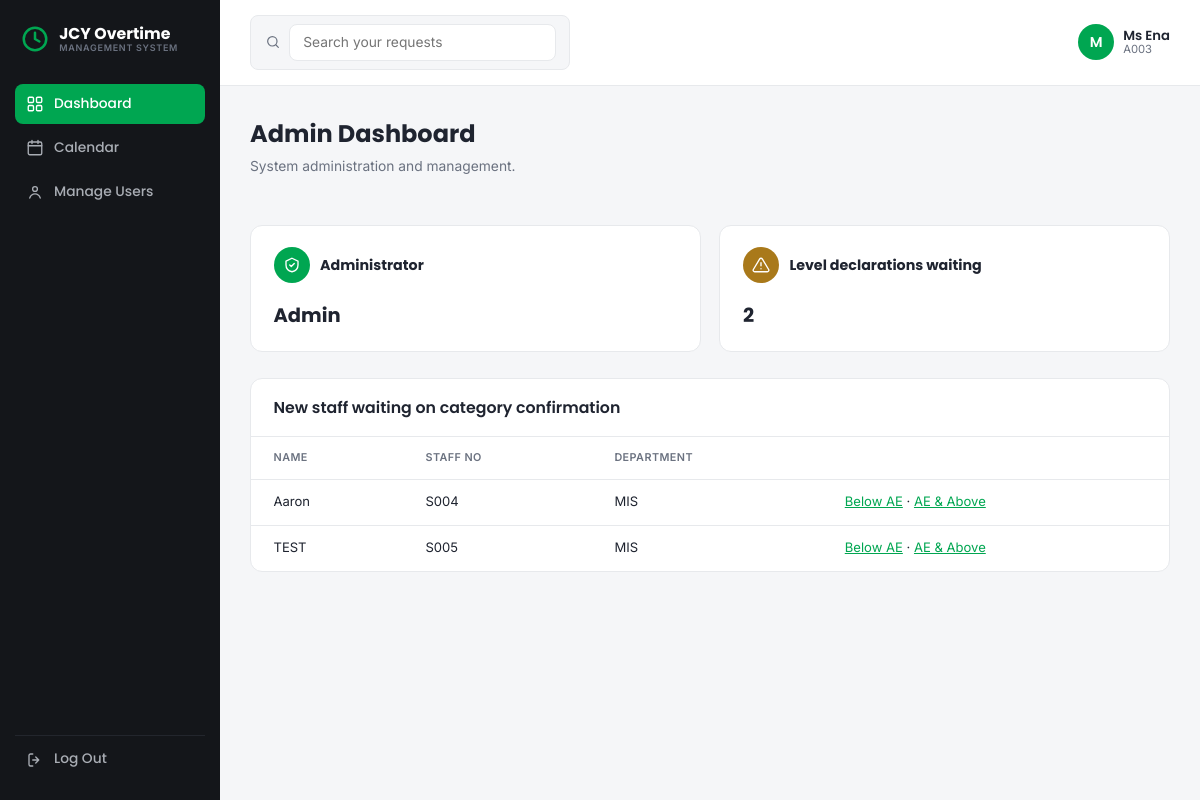
The app's page /dashboard.php (signed in) with its own data.
### tables this page shows
CREATE TABLE `users` (
  `id` int(10) UNSIGNED NOT NULL,
  `staff_no` varchar(20) NOT NULL,
  `name` varchar(100) NOT NULL,
  `department` varchar(100) DEFAULT NULL,
  `email` varchar(150) NOT NULL,
  `password_hash` varchar(255) NOT NULL,
  `role` enum('staff','approver','admin') NOT NULL,
  `approval_stage` tinyint(3) UNSIGNED DEFAULT NULL,
  `category` enum('below_ae','ae_above') DEFAULT NULL,
  `level` enum('operator','leader','engineer') DEFAULT NULL,
  `level_token` varchar(64) DEFAULT NULL,
  `level_set_at` timestamp NULL DEFAULT NULL,
  `is_active` tinyint(1) NOT NULL DEFAULT 1,
  `created_at` timestamp NOT NULL DEFAULT current_timestamp()
);

### includes/auth.php (called while the page is built, shortened)
<?php
function current_role(): ?string
{
    return $_SESSION['role'] ?? null;
}

### includes/functions.php (called while the page is built, shortened)
<?php
function h($str): string
{
    return htmlspecialchars((string)$str, ENT_QUOTES, 'UTF-8');
}

### dashboard.php (the view, shortened to what this page needs)
<?php
require_once __DIR__ . '/includes/auth.php';
require_once __DIR__ . '/includes/functions.php';
$role = current_role();
$userId = current_user_id();
include __DIR__ . '/includes/header.php';
?>
<?php if ($role === 'staff'): ?>
    <div class="dash-header">
      <div>
        <h1>My OT requests</h1>
        <p class="subtitle">View the status of your overtime requests.</p>
      </div>
      <a href="submit_ot.php" class="btn-primary">New OT request</a>
    </div>
    <?php
    $stmt = $pdo->prepare(
        'SELECT *
         FROM ot_requests
         WHERE staff_id = :staff_id
         ORDER BY created_at DESC'
    );
    $stmt->execute([
        ':staff_id' => $userId
    ]);
    $requests = $stmt->fetchAll();
    $totalRequests = count($requests);
    $pendingRequests = 0;
    $approvedRequests = 0;
    $rejectedRequests = 0;
    $approvedHours = 0.0;
    foreach ($requests as $request) {
        if (in_array($request['status'], ['pending_stage1', 'pending_stage2'], true)) {
            $pendingRequests++;
        } elseif ($request['status'] === 'approved') {
            $approvedRequests++;
            $approvedHours += (float)$request['total_hours'];
        } elseif ($request['status'] === 'rejected') {
            $rejectedRequests++;
        }
    }
    ?>
    <div class="stat-cards">
      <div class="stat-card">
        <div class="stat-card-head">
          <div class="stat-icon stat-icon-blue">
            <svg viewBox="0 0 24 24" fill="none">
              <path d="M4 5h16v14H4z" stroke="currentColor" stroke-width="1.8"/>
              <path d="M8 3v4M16 3v4M4 9h16" stroke="currentColor" stroke-width="1.8"/>
            </svg>
          </div>
          <h3>Total requests</h3>
        </div>
        <span class="stat-num"><?= $totalRequests ?></span>
      </div>
      <div class="stat-card">
        <div class="stat-card-head">
          <div class="stat-icon stat-icon-blue">
            <svg viewBox="0 0 24 24" fill="none">
              <circle cx="12" cy="12" r="9" stroke="currentColor" stroke-width="1.8"/>
              <path d="M12 7v5l3 2" stroke="currentColor" stroke-width="1.8" stroke-linecap="round"/>
            </svg>
          </div>
          <h3>Pending</h3>
        </div>
        <span class="stat-num"><?= $pendingRequests ?></span>
      </div>
      <div class="stat-card">
        <div class="stat-card-head">
          <div class="stat-icon stat-icon-green">
            <svg viewBox="0 0 24 24" fill="none">
              <path d="m5 12 4 4L19 6" stroke="currentColor" stroke-width="2" stroke-linecap="round" stroke-linejoin="round"/>
            </svg>
          </div>
          <h3>Approved hours</h3>
        </div>
        <span class="stat-hours"><?= h(number_format($approvedHours, 2)) ?></span>
        <div class="stat-hours-sub"><?= $approvedRequests ?> approved request<?= $approvedRequests === 1 ? '' : 's' ?></div>
      </div>
    </div>
    <div class="request-panel">
      <div class="request-panel-head">
        <h2>Recent requests</h2>
        <?php if ($totalRequests > 0): ?>
          <span class="user-sub"><?= $totalRequests ?> total</span>
        <?php endif; ?>
      </div>
      <?php if (!$requests): ?>
        <p class="empty-state">
          You haven't submitted any OT requests yet.
          <a href="submit_ot.php">Submit one</a>.
        </p>
      <?php else: ?>
        <div class="table-wrap">
          <table class="data-table">
            <thead>
              <tr>
                <th>Date</th>
                <th>Time</th>
                <th>Hours</th>
                <th>Status</th>
                <th></th>
              </tr>
            </thead>
            <tbody>
            <?php foreach ($requests as $request): ?>
              <tr>
                <td><?= h(date('d M Y', strtotime($request['ot_date']))) ?></td>
                <td><?= h(substr($request['start_time'], 0, 5)) ?>–<?= h(substr($request['end_time'], 0, 5)) ?></td>
                <td><?= h($request['total_hours']) ?></td>
                <td>
                  <span class="badge badge-<?= h($request['status']) ?>">
                    <?= h(status_label($request['status'])) ?>
                  </span>
                </td>
                <td>
                  <a href="request_detail.php?id=<?= (int)$request['id'] ?>">View</a>
                  <?php if (in_array($request['status'], ['pending_stage1', 'pending_stage2', 'approved'], true)): ?>
                    · <a href="#" class="cancel-link" data-id="<?= (int)$request['id'] ?>">Cancel</a>
                  <?php endif; ?>
                </td>
              </tr>
            <?php endforeach; ?>
            </tbody>
          </table>
        </div>
      <?php endif; ?>
    </div>
    <form method="post" action="cancel_request.php" id="cancel-form" style="display:none;">
      <input type="hidden" name="csrf_token" value="<?= h(csrf_token()) ?>">
      <input type="hidden" name="id" id="cancel-id" value="">
    </form>
    <script>
      document.querySelectorAll('.cancel-link').forEach(function (link) {
        link.addEventListener('click', function (e) {
          e.preventDefault();
          if (confirm('Cancel this OT request? This cannot be undone.')) {
            document.getElementById('cancel-id').value = link.dataset.id;
            document.getElementById('cancel-form').submit();
          }
        });
      });
    </script>
<?php elseif ($role === 'admin'): ?>
    <?php
    $pendingStmt = $pdo->query(
        'SELECT id, name, staff_no, department, level_token
         FROM users
         WHERE role = "staff" AND category IS NULL AND level_token IS NOT NULL
         ORDER BY name ASC'
    );
    $pendingDeclarations = $pendingStmt->fetchAll();
    ?>
    <div class="dash-header">
      <div>
        <h1>Admin Dashboard</h1>
        <p class="subtitle">System administration and management.</p>
      </div>
    </div>
    <div class="stat-cards">
      <div class="stat-card">
        <div class="stat-card-head">
          <div class="stat-icon stat-icon-blue">
            <svg viewBox="0 0 24 24" fill="none">
              <path d="M12 3l8 4v5c0 5-3.5 8-8 9-4.5-1-8-4-8-9V7l8-4z"
                    stroke="currentColor" stroke-width="1.8"/>
              <path d="M9 12l2 2 4-4"
                    stroke="currentColor" stroke-width="1.8"
                    stroke-linecap="round"
                    stroke-linejoin="round"/>
            </svg>
          </div>
          <h3>Administrator</h3>
        </div>
        <span class="stat-num">Admin</span>
      </div>
      <div class="stat-card">
        <div class="stat-card-head">
          <div class="stat-icon <?= $pendingDeclarations ? 'stat-icon-amber' : 'stat-icon-green' ?>">
            <svg viewBox="0 0 24 24" fill="none">
              <path d="M12 9v4M12 17h.01" stroke="currentColor" stroke-width="1.8" stroke-linecap="round"/>
              <path d="M10.3 3.9 1.8 18a2 2 0 0 0 1.7 3h17a2 2 0 0 0 1.7-3L13.7 3.9a2 2 0 0 0-3.4 0Z" stroke="currentColor" stroke-width="1.8" stroke-linejoin="round"/>
            </svg>
          </div>
          <h3>Level declarations waiting</h3>
        </div>
        <span class="stat-num"><?= count($pendingDeclarations) ?></span>
      </div>
    </div>
    <div class="request-panel">
      <div class="request-panel-head">
        <h2>New staff waiting on category confirmation</h2>
      </div>
      <?php if (!$pendingDeclarations): ?>
        <p class="empty-state">Nothing pending — every registered staff member has a confirmed category.</p>
      <?php else: ?>
        <table class="data-table">
          <thead>
            <tr><th>Name</th><th>Staff No</th><th>Department</th><th></th></tr>
          </thead>
          <tbody>
            <?php foreach ($pendingDeclarations as $u): ?>
              <tr>
                <td><?= h($u['name']) ?></td>
                <td><?= h($u['staff_no']) ?></td>
                <td><?= h($u['department'] ?: '—') ?></td>
                <td>
                  <a href="declare_level.php?token=<?= h($u['level_token']) ?>&category=below_ae">Below AE</a>
                  ·
                  <a href="declare_level.php?token=<?= h($u['level_token']) ?>&category=ae_above">AE &amp; Above</a>
                </td>
              </tr>
            <?php endforeach; ?>
          </tbody>
        </table>
      <?php endif; ?>
    </div>
<?php endif; ?>
<?php include __DIR__ . '/includes/footer.php'; ?>

### css/style.css (style rules this page uses)
:root { --page-bg: #F5F6F8; --card-bg: #FFFFFF; --border: #E7E9EC; --ink: #1F2430; --ink-soft: #6B7280; --sidebar-bg: #14161A; --sidebar-text: #A9ADB4; --sidebar-hover: #1E2128; --accent: #00A651; --accent-dark: #007A3D; --green: #1E8E5A; --green-bg: #E6F7EE; --amber: #A9791A; --amber-bg: #FFF6DC; --red: #D1443A; --red-bg: #FDEAEA; --radius: 10px; --radius-sm: 8px; --font-head: 'Poppins', -apple-system, "Segoe UI", sans-serif; --font-body: 'Inter', -apple-system, "Segoe UI", sans-serif; }
* { box-sizing: border-box; }
html, body { margin: 0; padding: 0; background: var(--page-bg); color: var(--ink); font-family: var(--font-body); font-size: 15px; line-height: 1.5; }
a { color: var(--accent); }
h1, h2, h3 { font-family: var(--font-head); font-weight: 700; color: var(--ink); margin: 0 0 0.3rem; }
h1 { font-size: 1.6rem; }
h2 { font-size: 1.05rem; font-weight: 600; }
.subtitle { color: var(--ink-soft); font-size: 0.92rem; margin: 0 0 1.5rem; }
.dash-header { display: flex; justify-content: space-between; align-items: flex-start; flex-wrap: wrap; gap: 1rem; margin-bottom: 1.75rem; }
.stat-cards { display: grid; grid-template-columns: repeat(auto-fit, minmax(260px, 1fr)); gap: 1.25rem; margin-bottom: 1.75rem; }
.stat-card { background: var(--card-bg); border: 1px solid var(--border); border-radius: 12px; padding: 1.4rem 1.5rem; }
.stat-card-head { display: flex; align-items: center; gap: 0.7rem; margin-bottom: 1.15rem; }
.stat-icon { width: 36px; height: 36px; border-radius: 50%; display: flex; align-items: center; justify-content: center; flex-shrink: 0; }
.stat-icon svg { width: 18px; height: 18px; color: #fff; }
.stat-icon-blue { background: var(--accent); }
.stat-icon-amber { background: var(--amber); }
.stat-card-head h3 { margin: 0; font-size: 0.95rem; }
.stat-num { display: block; font-family: var(--font-head); font-weight: 700; font-size: 1.3rem; }
.request-panel { background: var(--card-bg); border: 1px solid var(--border); border-radius: 12px; overflow: hidden; }
.request-panel-head { display: flex; justify-content: space-between; align-items: center; padding: 1.1rem 1.5rem; border-bottom: 1px solid var(--border); }
.request-panel-head h2 { margin: 0; }
.data-table { width: 100%; border-collapse: collapse; }
.data-table th, .data-table td { text-align: left; padding: 0.85rem 1.5rem; font-size: 0.87rem; border-bottom: 1px solid var(--border); }
.data-table th { font-size: 0.72rem; text-transform: uppercase; letter-spacing: 0.04em; color: var(--ink-soft); font-weight: 600; }
.data-table tr:last-child td { border-bottom: none; }

### records on screen
users: name "Aaron", staff_no "S004", department "MIS"
users: name "TEST", staff_no "S005", department "MIS"

### other values on screen
substr($_SESSION['name'] ?? '?', 0, 1) "M"
$_SESSION['name'] "Ms Ena"
$_SESSION['staff_no'] "A003"
count($pendingDeclarations) "2"
